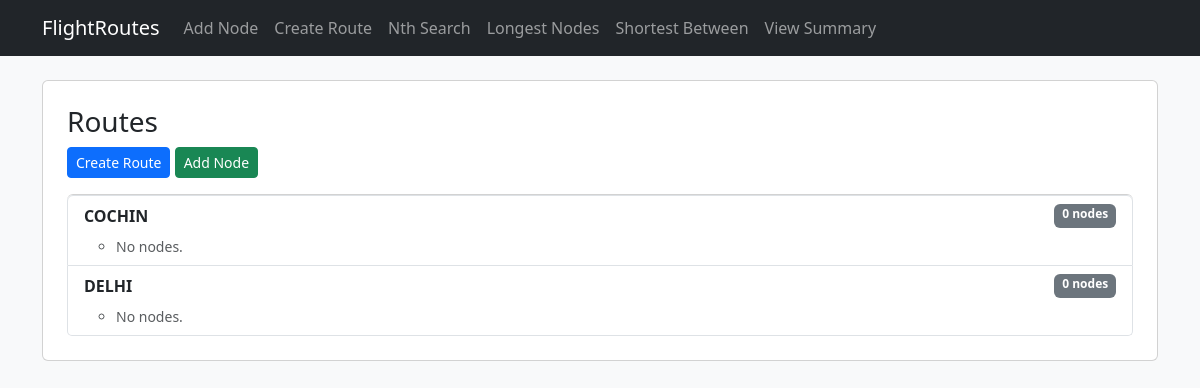
Before: / with the older database file.
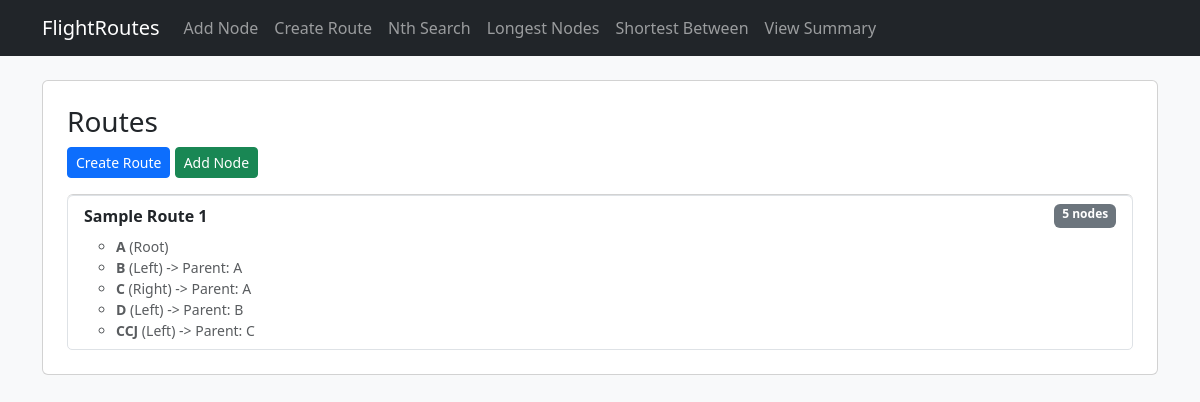
After: the same page with the newer database file.
### flight/models.py (models this page shows, shortened)
class Route(models.Model):
    name = models.CharField(max_length=100, unique=True)

class FlightNode(models.Model):
    NODE_TYPE_CHOICES = (
        ('root', 'Root'),
        ('left', 'Left'),
        ('right', 'Right'),
    )
    route = models.ForeignKey(Route, on_delete=models.CASCADE, related_name='nodes')
    airport_code = models.CharField(max_length=10)
    duration = models.FloatField(help_text="Duration from parent node")
    parent = models.ForeignKey('self', on_delete=models.CASCADE, null=True, blank=True, related_name='child_nodes')
    node_type = models.CharField(max_length=10, choices=NODE_TYPE_CHOICES, default='root')
    class Meta:
        unique_together = ('parent', 'node_type')

### flight/views.py (the view)
# urls.py: path('', views.index, name='index'),
def index(request):
    routes = Route.objects.all()
    return render(request, 'flights/index.html', {'routes': routes})

### templates/flights/index.html
{% extends 'flights/base.html' %}
{% block content %}
<div class="card p-4">
  <h3>Routes</h3>
  <div class="mb-3">
    <a href="{% url 'flights:create_route' %}" class="btn btn-sm btn-primary">Create Route</a>
    <a href="{% url 'flights:add_node' %}" class="btn btn-sm btn-success">Add Node</a>
  </div>
  {% if routes %}
  <ul class="list-group">
    {% for r in routes %}
    <li class="list-group-item">
      <div class="d-flex justify-content-between">
        <strong>{{ r.name }}</strong>
        <span class="badge bg-secondary">{{ r.nodes.count }} nodes</span>
      </div>
      <ul class="mt-2 text-muted small">
        {% for n in r.nodes.all %}
        <li>
          <strong>{{ n.airport_code }}</strong> ({{ n.get_node_type_display }})
          {% if n.parent %} -> Parent: {{ n.parent.airport_code }}{% endif %}
        </li>
        {% empty %}
        <li>No nodes.</li>
        {% endfor %}
      </ul>
    </li>
    {% endfor %}
  </ul>
  {% else %}
  <p>No routes yet. Use "Create Route" then "Add Node".</p>
  {% endif %}
</div>
{% endblock %}

### templates/flights/base.html (shortened to what this page needs)
<!doctype html>
<html>
<head>
  <link href="https://cdn.jsdelivr.net/npm/bootstrap@5.3.2/dist/css/bootstrap.min.css" rel="stylesheet"/>
</head>
<body class="bg-light">
<nav class="navbar navbar-expand-lg navbar-dark bg-dark">
  <div class="container">
    <a class="navbar-brand" href="{% url 'flights:index' %}">FlightRoutes</a>
    <div class="collapse navbar-collapse">
      <ul class="navbar-nav me-auto">
        <li class="nav-item"><a class="nav-link" href="{% url 'flights:add_node' %}">Add Node</a></li>
        <li class="nav-item"><a class="nav-link" href="{% url 'flights:create_route' %}">Create Route</a></li>
        <li class="nav-item"><a class="nav-link" href="{% url 'flights:search_nth' %}">Nth Search</a></li>
        <li class="nav-item"><a class="nav-link" href="{% url 'flights:longest_nodes' %}">Longest Nodes</a></li>
        <li class="nav-item"><a class="nav-link" href="{% url 'flights:shortest_between' %}">Shortest Between</a></li>
        <li class="nav-item"><a class="nav-link" href="{% url 'flights:route_summary' %}">View Summary</a></li>
      </ul>
    </div>
  </div>
</nav>
<div class="container my-4">
  {% block content %}{% endblock %}
</div>
</body>
</html>

Changed rows visible on the page:
removed Route: name "DELHI", nodes.count "0"
changed Route: name "COCHIN" → "Sample Route 1"; nodes.count "0" → "5"; no longer shows "No nodes."
added FlightNode: airport_code "A", node_type "Root"
added FlightNode: airport_code "B", node_type "Left", parent.airport_code "A"
added FlightNode: airport_code "C", node_type "Right", parent.airport_code "A"
added FlightNode: airport_code "D", node_type "Left", parent.airport_code "B"
added FlightNode: airport_code "CCJ", node_type "Left", parent.airport_code "C"
